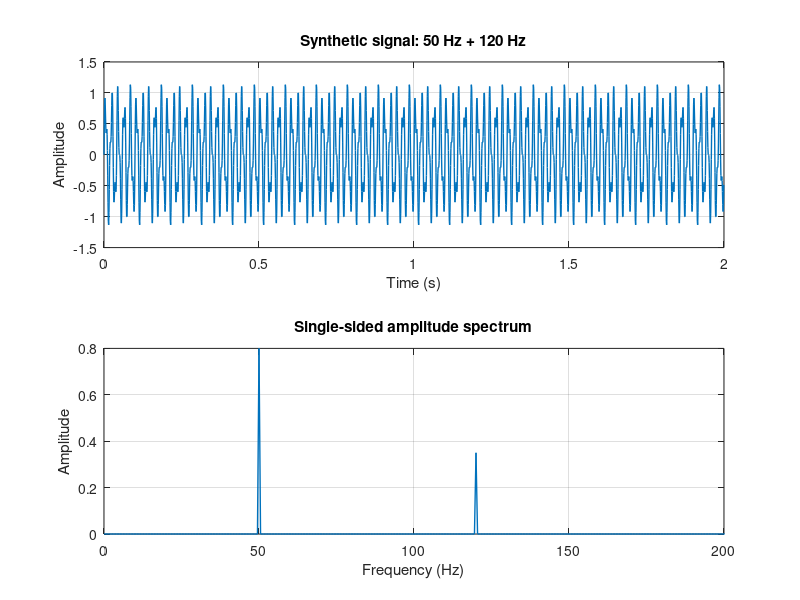

This figure's MATLAB source:
%% Signal FFT demo: identify dominant frequency components
% Dependency: MATLAB base functions only (no Signal Processing Toolbox).
% Run this script from the MATLAB Editor or command window.

clear; clc; close all;
fs = 1000; duration = 2;
t = (0:1/fs:duration-1/fs).';
f1 = 50; f2 = 120;
x = 0.8*sin(2*pi*f1*t) + 0.35*sin(2*pi*f2*t);
N = numel(x); X = fft(x); P2 = abs(X/N);
P1 = P2(1:floor(N/2)+1);
if numel(P1) > 2, P1(2:end-1) = 2*P1(2:end-1); end
f = fs*(0:floor(N/2))/N;
[~, peakIndex] = max(P1(2:end)); peakIndex = peakIndex + 1;
dominantFrequency = f(peakIndex);
fprintf('Expected tones: %g Hz and %g Hz\n', f1, f2);
fprintf('Largest non-DC FFT peak: %.2f Hz\n', dominantFrequency);
figure('Name','FFT signal analysis','Color','w');
subplot(2,1,1); plot(t,x,'LineWidth',1); grid on;
xlabel('Time (s)'); ylabel('Amplitude'); title('Synthetic signal: 50 Hz + 120 Hz');
subplot(2,1,2); plot(f,P1,'LineWidth',1); grid on;
xlabel('Frequency (Hz)'); ylabel('Amplitude'); title('Single-sided amplitude spectrum'); xlim([0 200]);
% Exercises: change fs and duration; add noise/windowing; use measured sensor data.
